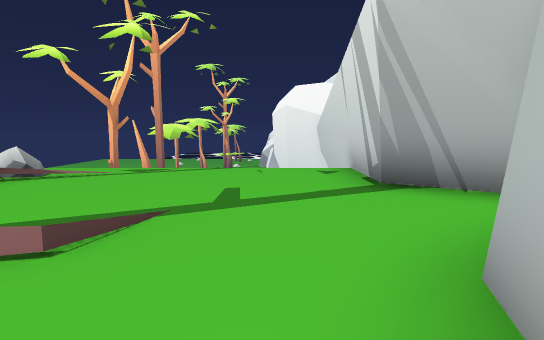
[1] (above)

20 first-person views from a walk through a scene from a Unity 3-D project. The camera is 1.3 m above the floor, tilts 6° down and sees 75° across. The floor is counted in squares, 1.8 m on a side. Each view is taken from the middle of a square. On the plan, view 1 faces up. The plan holds only what a view shows up to about 11 squares ahead; the rest is blank. The place goes on beyond the plan. The player is left out.

[2]
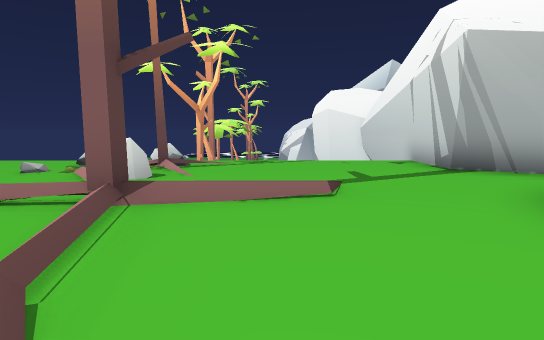

[3]
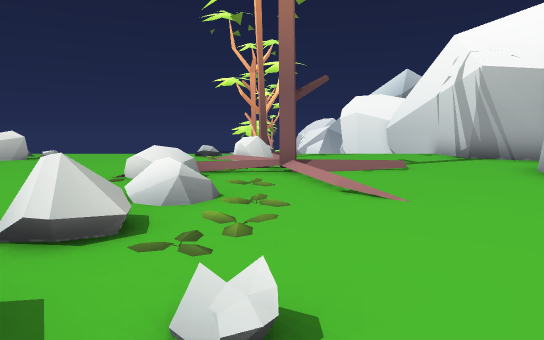

[4]
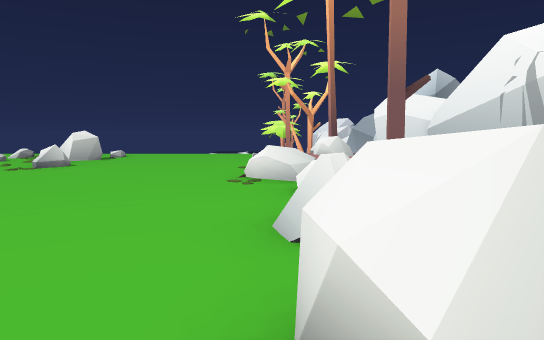

[5]
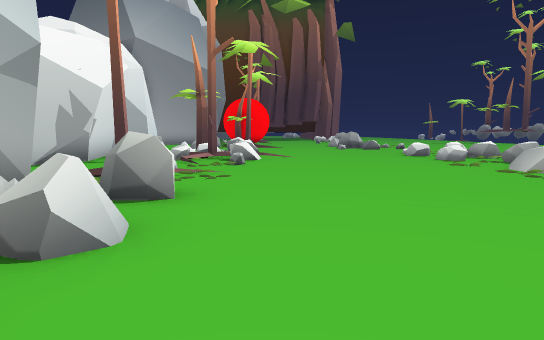

[6]
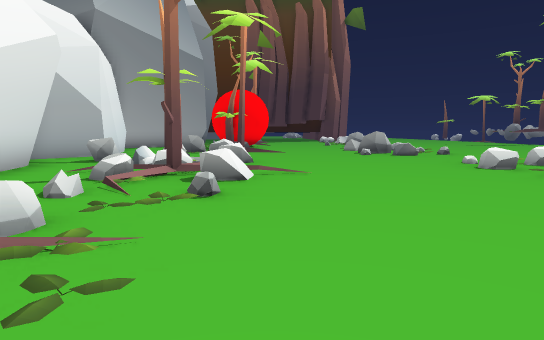

[7]
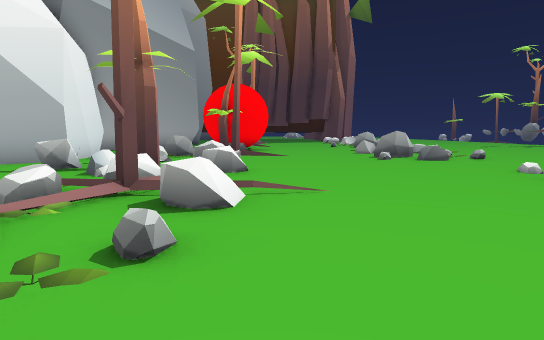

[8]
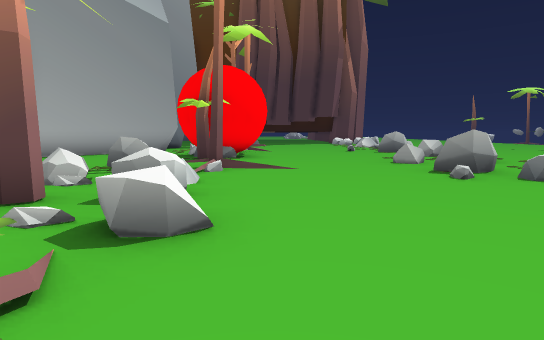

[9]
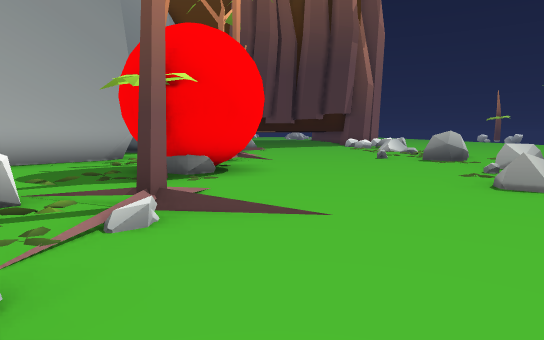

[10]
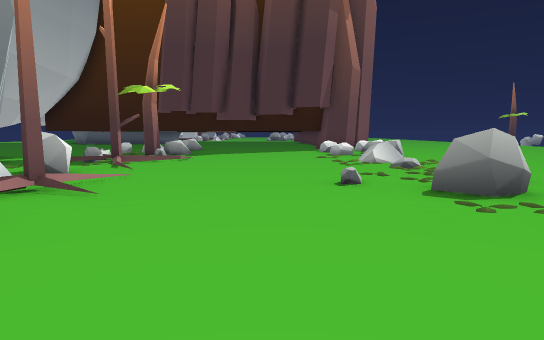

[11]
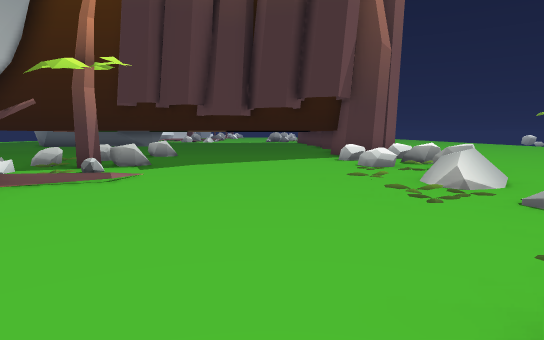

[12]
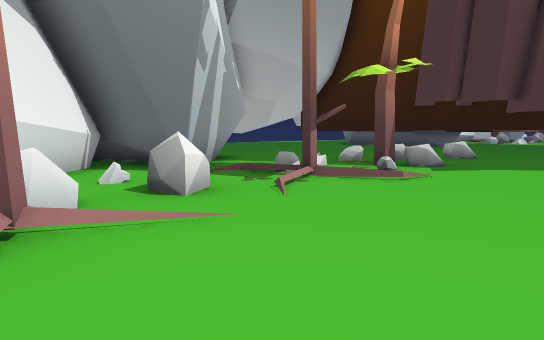

[13]
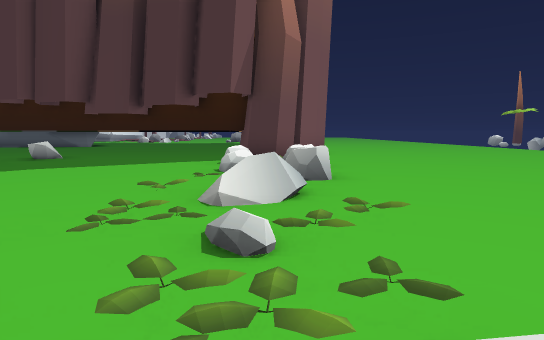

[14]
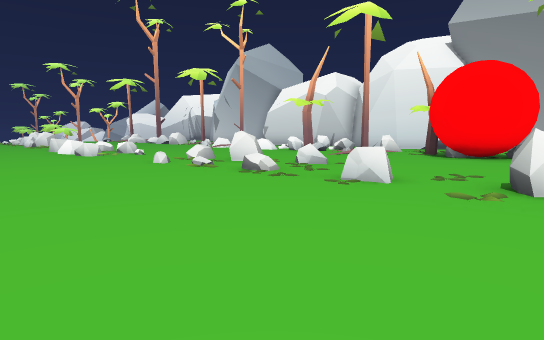

[15]
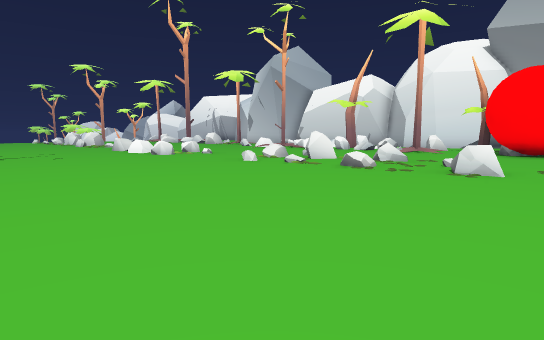

[16]
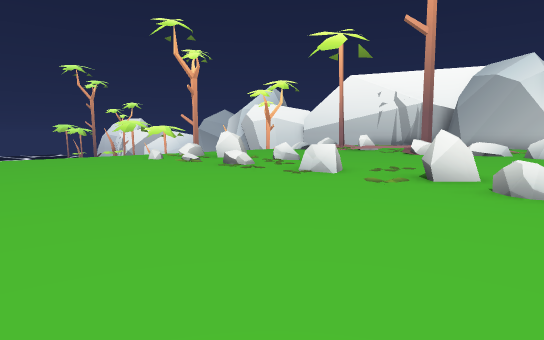

[17]
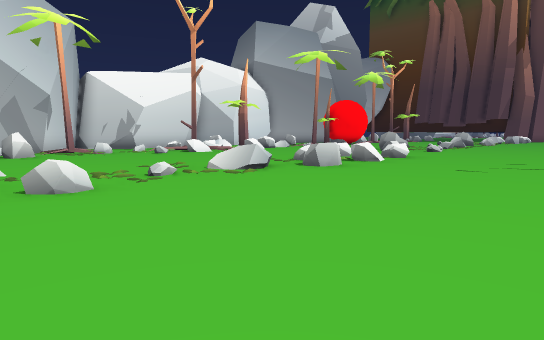

[18]
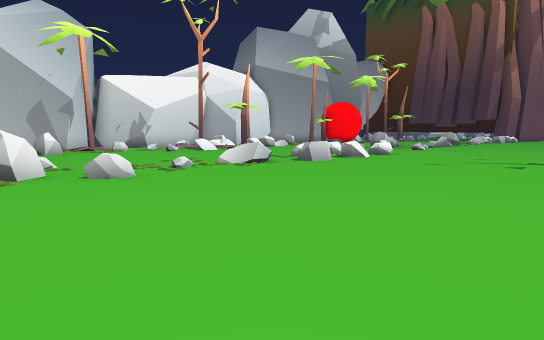

[19]
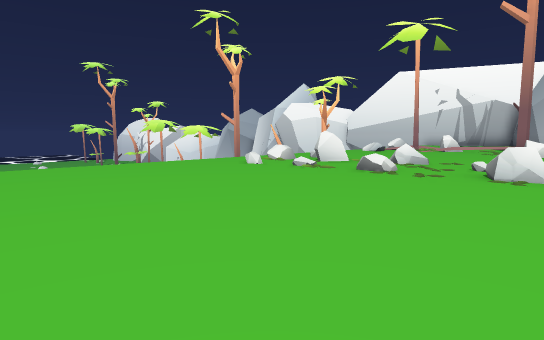

[20]
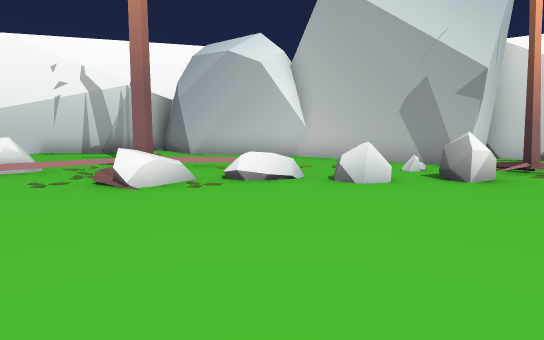

### Floor plan
Key: @ floor where view 1 was taken; # wall or solid block; x gap in a wall; . main floor; : floor 0.25 m higher than the main floor; / step, stairs or slope; = window, fence, low wall or low ledge; ^ raised ledge; v drop or lower ground; T tree; R rock; O other object.
Columns run from 19 left of view 1 to 3 right of it. Each row starts with its distance up from view 1.
 10                     v#
  9                     v#
  8                     v#
  7  .......  ...  ......#
  6  ....../.....#x#.....#
  5  ...../.^......T.....#
  4  ...../.......##.....##
  3 ....../.=...../x......
  2 .....././...../#//...
  1 .............###/...#
  0 ....../=......///..@
 -1 ..............///..#
 -2 ....../=.....=//...#
 -3 .....././....//...##
 -4 ......//.....==/.##
 -5 ......//....../.##
 -6  .....///..../T#.##
 -7  .....///...../...#
 -8  .....=..........##
 -9  .....x......RT..#
-10  .....RR..../#R=.#
-11  .......R..../R/.##
-12   ....R.......//..#
-13  ............R/RR.#
-14  ............R.T..##
-15  .......=....=.= .#
-16  .....////...... .#
-17  .......##...T =. #
-18  ....././....# ..
-19 .......:.=....T...
-20 ......../....##... #
-21 .......=.....##...##
-22 .............##/.##
-23 ....../=.....T./##
-24   .......:...T#/##
-25      .//......#/.##
-26     .../....././..###
-27     .././...../Tx###
-28    ..../...../T..##
-29   ....../....// ..#
-30   ....#/......TR...
-31  .....//R....R#O...
-32  .....R....... R..
-33 ......R R.....x...
-34 ......  .....R ..
-35 ......##########

Positions as (right, up) in squares from view 1, and headings:
1: (0, 0), facing up
2: (-2, -2), facing up
3: (-4, -5), facing up
4: (-6, -5), facing up
5: (-7, 0), facing down
6: (-7, -4), facing down
7: (-7, -6), facing down
8: (-7, -10), facing down
9: (-7, -14), facing down
10: (-9, -19), facing down
11: (-9, -23), facing down
12: (-9, -23), facing down-right
13: (-12, -24), facing down
14: (-17, -24), facing up-right
15: (-19, -23), facing up-right
16: (-18, -4), facing up-right
17: (-18, -2), facing down-right
18: (-19, -1), facing down-right
19: (-19, -1), facing up-right
20: (-11, -1), facing right
